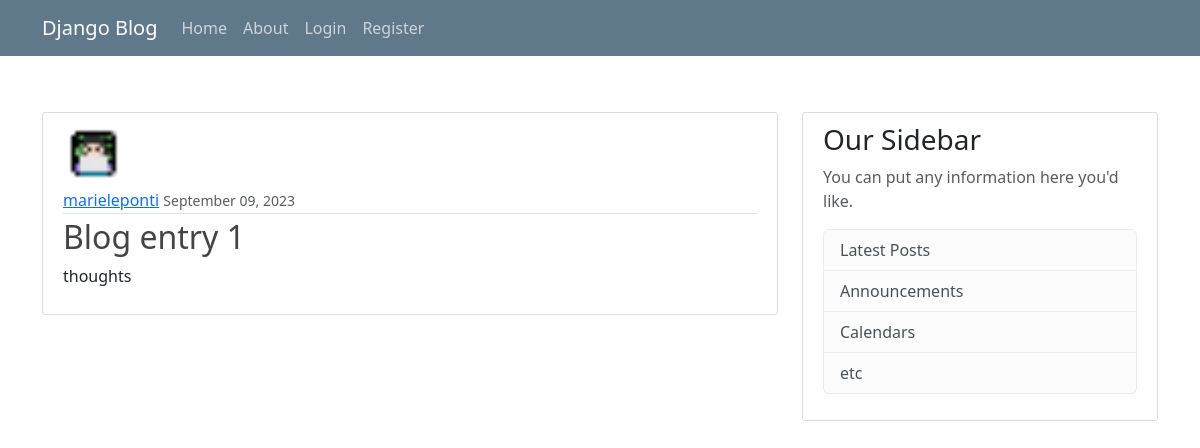
/post/1/, run on an earlier commit of the app's database.
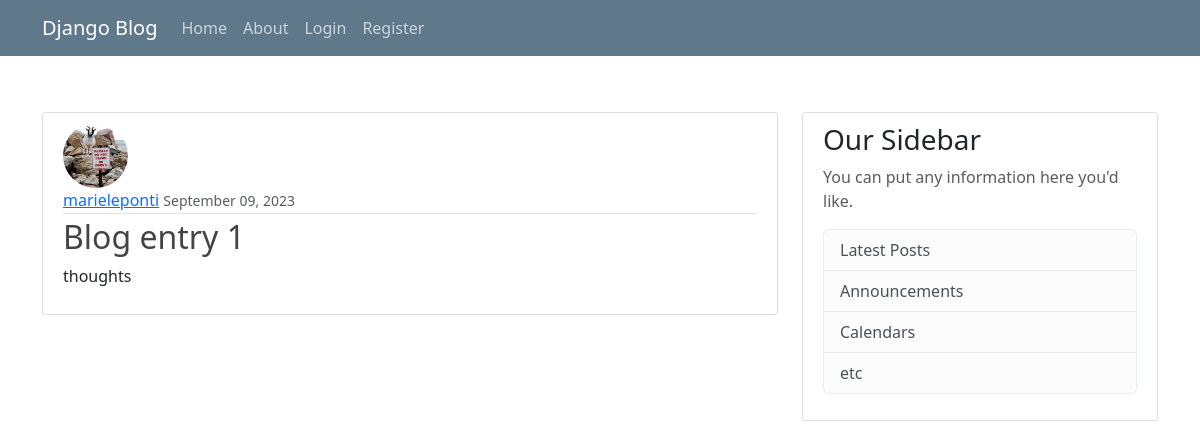
And on a later commit of the database.
### blog_app/models.py (models this page shows, shortened)
class Post(models.Model):
    title = models.CharField(max_length=100)
    content = models.TextField()
    date_posted = models.DateTimeField(default=timezone.now, blank=True)
    author = models.ForeignKey(User, on_delete=models.CASCADE)

### users/models.py (models this page shows, shortened)
class Profile(models.Model):
    user = models.OneToOneField(User, on_delete=models.CASCADE)
    image = models.ImageField(default='default.jpg', upload_to='profile_pics')

### blog_app/views.py (the view)
# urls.py: path('post/<int:pk>/', PostDetailView.as_view(), name='post-detail'),
class PostDetailView(DetailView):
    model = Post

### blog_app/templates/blog_app/post_detail.html
{% extends './base.html' %}
{% block content %}
<article class="media content-section">
    <img class="rounded-circle article-img" src="{{ object.author.profile.image.url }}">
    <div class="media-body">
        <div class="article-metadata">
            <a class="mr-2" href="#">{{ object.author }}</a>
            <small class="text-muted">{{ object.date_posted | date:"F m, Y"}}</small>
        </div>
        <h2 class="article-title">{{ object.title }}</h2>
        <p class="article-content">{{ object.content }}</p>
    </div>
</article>
{% endblock content%}

What changed in the data, as far as the page shows it:
changed through a linked row, Post "Blog entry 1": author.profile.image: a different picture
